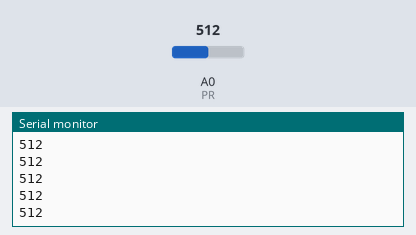
Bench run of a sketch on a simulated Arduino Uno, built with avr-gcc and run on an emulated ATmega328P. Shown: the last lines printed to the serial monitor. Inputs (shaded band) come from the test bench; at power-on: A0 (PR) = 512.

Above: at 1.2 s.
1.3 s: A0 (PR) set to 716
At 1.31 s:
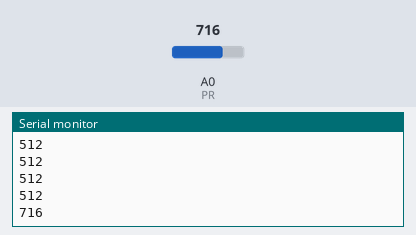
2.8 s: A0 (PR) set to 900
At 2.81 s:
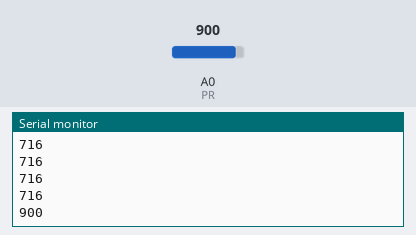
Timing chart, 0 to 5.8 s (numbered marks = the images above; inputs shaded):
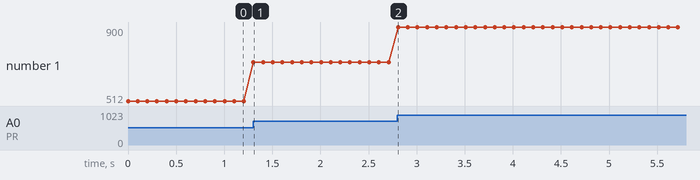

Measured:
- after the input at 1.3 s, the serial monitor: prints a new line at once (image 1)
- after the input at 2.8 s, the serial monitor: prints a new line at once (image 2)
- plotted number 1: 512 → 716 after the input at 1.3 s, 716 → 900 after the input at 2.8 s

The sketch:

test_receiver.ino
```cpp
int PR = A0; // photoresisitor pin

void setup() {
  // put your setup code here, to run once:
  pinMode(PR, INPUT);
  Serial.begin(9600);
}

void loop() {
  // put your main code here, to run repeatedly:
  Serial.println(analogRead(PR));
  delay(100);
}
```
